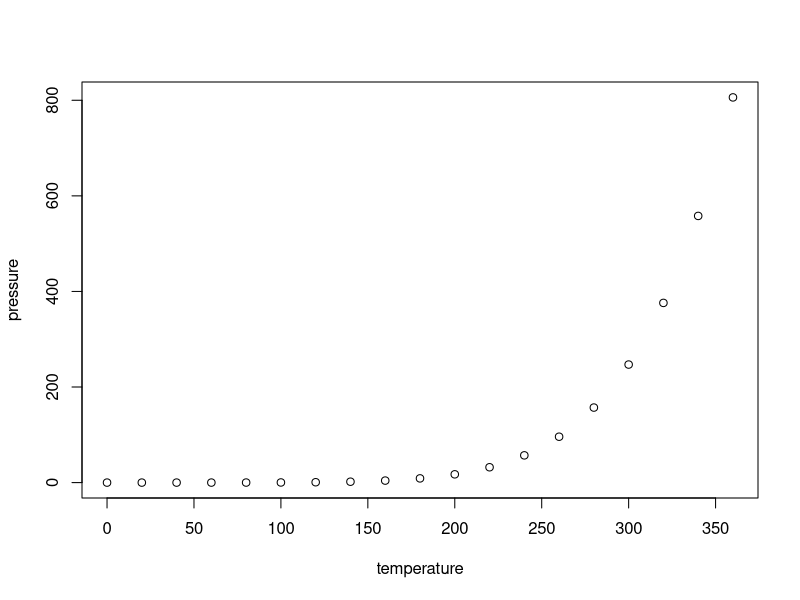
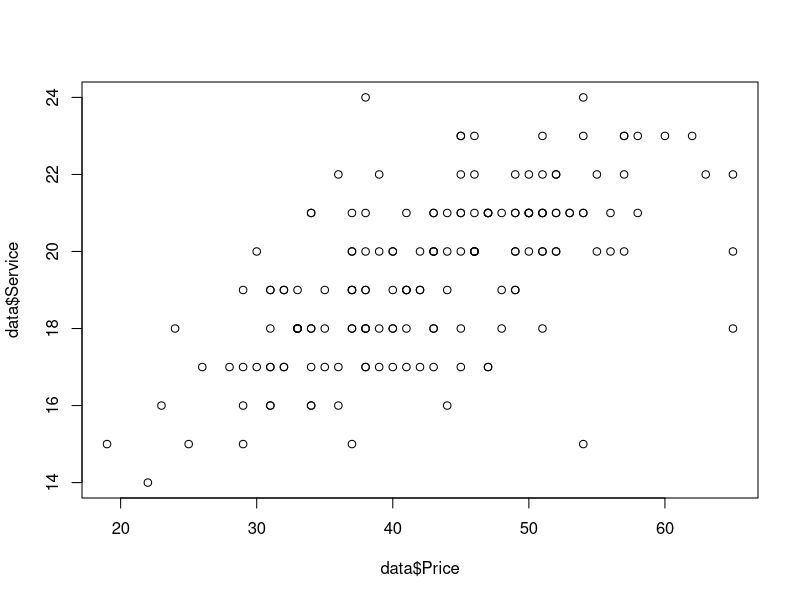
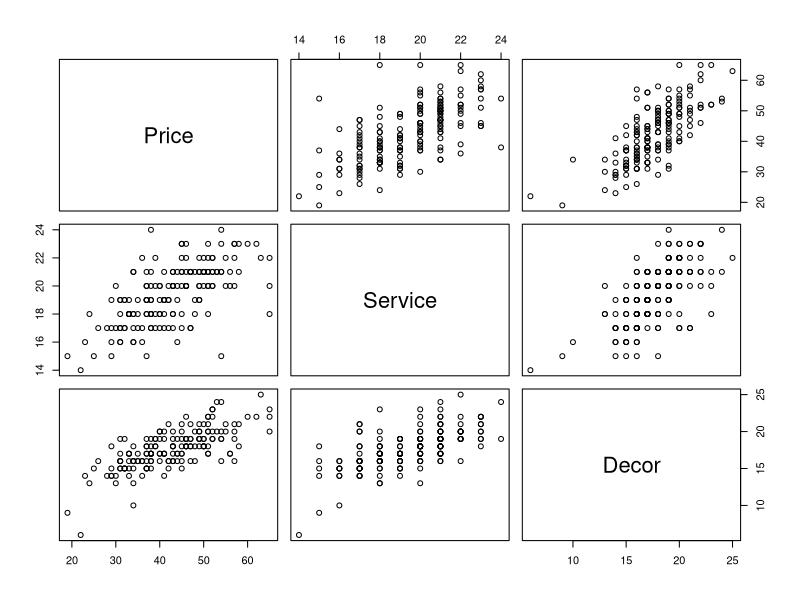

These figures' R source, in order:
## ---- chunk 1
knitr::opts_chunk$set(echo = TRUE)
## ---- chunk 2

## ---- chunk 3
summary(cars)
## ---- chunk 4
plot(pressure)
## ---- chunk 5
data <- read.csv("nyc.csv")
summary(data)

## ---- chunk 6
# Pearson correlation between 2 variables
cor(data$Price, data$Service)
## ---- chunk 7
## scatter plot 
plot(data$Price, data$Service)
## ---- chunk 8
# multiple scatterplots
pairs(data[, c("Price", "Service", "Decor")])
## ---- chunk 9

